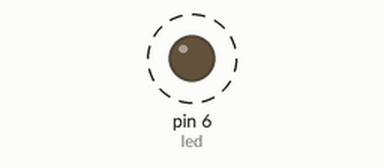
The sketch below on a simulated Arduino Uno, built with avr-gcc and run on an emulated ATmega328P. Shown: output pins drawn as LEDs (lit = HIGH). Dashed ring = blinking.

Above: at 0.5 s.
Timing chart, 0 to 4.6 s (numbered marks = the images above):
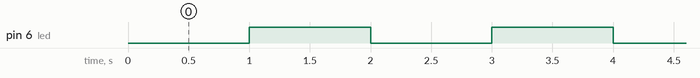

Measured:
- by itself, pin 6 (led): alternates HIGH for 1.0 s and LOW for 1.0 s

The sketch:

led-blink-with-millis-function.ino
```cpp
int led = 6;//chân kết nối với led
int ledState = LOW;//khai báo biến lưu trạng thái của led
unsigned long previousMillis = 0;
const long interval = 1000;
void setup(){
  pinMode(led, OUTPUT);//khai báo chân led là ngõ ra
}
void loop(){
  unsigned long currentMillis = millis();
  if (currentMillis - previousMillis >= interval) {
    previousMillis = currentMillis;
    if (ledState == LOW){
      ledState = HIGH; // Đổi trạng thái led
    }else{
      ledState = LOW; // Đổi trạng thái led
    }
    digitalWrite(led, ledState);
  }
}
```
